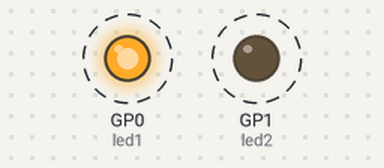
This program was run on a simulated Raspberry Pi Pico running MicroPython. Shown: output pins drawn as LEDs (lit = HIGH). Dashed ring = blinking.

Above: at 0.2 s.
Timing chart, 0 to 4.6 s (numbered marks = the images above):
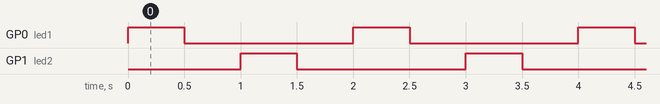

The program:

main.py
```python
"""
DESCRIPTION:
This example code will uses Maker Uno RP2040 to control the onboard LEDs.
Two LEDs (GP1 and GP0) will be blinking for each 0.5 second alternately.


AUTHOR   : Cytron Technologies Sdn Bhd
WEBSITE  : www.cytron.io
EMAIL    : support@cytron.io
"""
# Import the required module
from machine import Pin
import time

# Initialize leds on GP0 and GP1 pins as output
led1 = Pin(0, Pin.OUT)
led2 = Pin(1, Pin.OUT)

while True:
    # led1 light up for 0.5s then turned off
    led1.value(True)
    time.sleep(0.5)
    led1.value(False)
    time.sleep(0.5)

    # led2 light up for 0.5s then turned off
    led2.value(True)
    time.sleep(0.5)
    led2.value(False)
    time.sleep(0.5)
```

Measured:
- by itself, GP0 (led1), GP1 (led2): alternates HIGH for 0.50 s and LOW for 1.5 s
- by itself, everything shown: repeats every 2.0 s, in 4 steps
